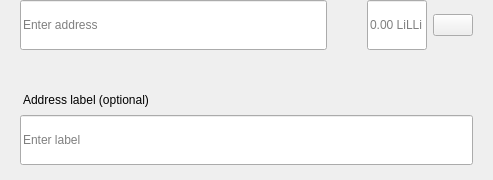
<?xml version="1.0" encoding="UTF-8"?>
<ui version="4.0">
 <class>SendMultiRow</class>
 <widget class="QWidget" name="SendMultiRow">
  <property name="geometry">
   <rect>
    <x>0</x>
    <y>0</y>
    <width>493</width>
    <height>180</height>
   </rect>
  </property>
  <property name="minimumSize">
   <size>
    <width>0</width>
    <height>0</height>
   </size>
  </property>
  <property name="maximumSize">
   <size>
    <width>16777215</width>
    <height>16777215</height>
   </size>
  </property>
  <property name="windowTitle">
   <string>Form</string>
  </property>
  <layout class="QVBoxLayout" name="verticalLayout_3">
   <property name="spacing">
    <number>0</number>
   </property>
   <property name="leftMargin">
    <number>0</number>
   </property>
   <property name="topMargin">
    <number>0</number>
   </property>
   <property name="rightMargin">
    <number>20</number>
   </property>
   <property name="bottomMargin">
    <number>5</number>
   </property>
   <item alignment="Qt::AlignTop">
    <widget class="QWidget" name="widget" native="true">
     <property name="sizePolicy">
      <sizepolicy hsizetype="Expanding" vsizetype="Maximum">
       <horstretch>0</horstretch>
       <verstretch>0</verstretch>
      </sizepolicy>
     </property>
     <property name="minimumSize">
      <size>
       <width>0</width>
       <height>60</height>
      </size>
     </property>
     <property name="maximumSize">
      <size>
       <width>16777215</width>
       <height>85</height>
      </size>
     </property>
     <layout class="QHBoxLayout" name="horizontalLayout" stretch="6,0,2">
      <property name="spacing">
       <number>0</number>
      </property>
      <property name="leftMargin">
       <number>8</number>
      </property>
      <property name="topMargin">
       <number>0</number>
      </property>
      <property name="rightMargin">
       <number>0</number>
      </property>
      <property name="bottomMargin">
       <number>0</number>
      </property>
      <item alignment="Qt::AlignTop">
       <widget class="QStackedWidget" name="stackedAddress">
        <property name="minimumSize">
         <size>
          <width>0</width>
          <height>50</height>
         </size>
        </property>
        <property name="maximumSize">
         <size>
          <width>16777215</width>
          <height>50</height>
         </size>
        </property>
        <widget class="QWidget" name="page_4">
         <property name="sizePolicy">
          <sizepolicy hsizetype="Expanding" vsizetype="Preferred">
           <horstretch>0</horstretch>
           <verstretch>0</verstretch>
          </sizepolicy>
         </property>
         <property name="minimumSize">
          <size>
           <width>0</width>
           <height>50</height>
          </size>
         </property>
         <property name="maximumSize">
          <size>
           <width>16777215</width>
           <height>55</height>
          </size>
         </property>
         <layout class="QVBoxLayout" name="verticalLayout_7">
          <property name="spacing">
           <number>0</number>
          </property>
          <property name="leftMargin">
           <number>12</number>
          </property>
          <property name="topMargin">
           <number>0</number>
          </property>
          <property name="rightMargin">
           <number>0</number>
          </property>
          <property name="bottomMargin">
           <number>0</number>
          </property>
          <item>
           <widget class="QLineEdit" name="lineEditAddress">
            <property name="minimumSize">
             <size>
              <width>0</width>
              <height>50</height>
             </size>
            </property>
            <property name="maximumSize">
             <size>
              <width>16777215</width>
              <height>50</height>
             </size>
            </property>
            <property name="placeholderText">
             <string>Enter address</string>
            </property>
           </widget>
          </item>
         </layout>
        </widget>
        <widget class="QWidget" name="page_3"/>
       </widget>
      </item>
      <item>
       <spacer name="horizontalSpacer_3">
        <property name="orientation">
         <enum>Qt::Horizontal</enum>
        </property>
        <property name="sizeType">
         <enum>QSizePolicy::Fixed</enum>
        </property>
        <property name="sizeHint" stdset="0">
         <size>
          <width>40</width>
          <height>20</height>
         </size>
        </property>
       </spacer>
      </item>
      <item>
       <layout class="QHBoxLayout" name="horizontalLayout_2">
        <property name="spacing">
         <number>6</number>
        </property>
        <item alignment="Qt::AlignTop">
         <widget class="QLineEdit" name="lineEditAmount">
          <property name="sizePolicy">
           <sizepolicy hsizetype="Expanding" vsizetype="Preferred">
            <horstretch>0</horstretch>
            <verstretch>0</verstretch>
           </sizepolicy>
          </property>
          <property name="minimumSize">
           <size>
            <width>0</width>
            <height>50</height>
           </size>
          </property>
          <property name="maximumSize">
           <size>
            <width>16777215</width>
            <height>50</height>
           </size>
          </property>
          <property name="maxLength">
           <number>17</number>
          </property>
          <property name="alignment">
           <set>Qt::AlignLeading|Qt::AlignLeft|Qt::AlignVCenter</set>
          </property>
          <property name="placeholderText">
           <string notr="true">0.00 LiLLi</string>
          </property>
         </widget>
        </item>
        <item>
         <layout class="QVBoxLayout" name="verticalLayout">
          <property name="topMargin">
           <number>14</number>
          </property>
          <property name="bottomMargin">
           <number>0</number>
          </property>
          <item alignment="Qt::AlignTop">
           <widget class="QPushButton" name="btnMenu">
            <property name="minimumSize">
             <size>
              <width>0</width>
              <height>0</height>
             </size>
            </property>
            <property name="maximumSize">
             <size>
              <width>16777215</width>
              <height>16777215</height>
             </size>
            </property>
            <property name="focusPolicy">
             <enum>Qt::NoFocus</enum>
            </property>
            <property name="text">
             <string/>
            </property>
           </widget>
          </item>
         </layout>
        </item>
       </layout>
      </item>
     </layout>
    </widget>
   </item>
   <item>
    <widget class="QWidget" name="layoutLabel" native="true">
     <property name="minimumSize">
      <size>
       <width>0</width>
       <height>0</height>
      </size>
     </property>
     <property name="maximumSize">
      <size>
       <width>16777215</width>
       <height>16777215</height>
      </size>
     </property>
     <layout class="QVBoxLayout" name="verticalLayout_9">
      <property name="spacing">
       <number>6</number>
      </property>
      <property name="leftMargin">
       <number>20</number>
      </property>
      <property name="topMargin">
       <number>0</number>
      </property>
      <property name="rightMargin">
       <number>0</number>
      </property>
      <property name="bottomMargin">
       <number>10</number>
      </property>
      <item>
       <spacer name="verticalSpacer">
        <property name="orientation">
         <enum>Qt::Vertical</enum>
        </property>
        <property name="sizeType">
         <enum>QSizePolicy::Fixed</enum>
        </property>
        <property name="sizeHint" stdset="0">
         <size>
          <width>20</width>
          <height>20</height>
         </size>
        </property>
       </spacer>
      </item>
      <item>
       <widget class="QLabel" name="labelSubtitleDescription">
        <property name="styleSheet">
         <string notr="true">margin-bottom:2px;
margin-left:0.05px;
padding:0px;</string>
        </property>
        <property name="text">
         <string>Address label (optional)</string>
        </property>
       </widget>
      </item>
      <item>
       <widget class="QLineEdit" name="lineEditDescription">
        <property name="minimumSize">
         <size>
          <width>0</width>
          <height>50</height>
         </size>
        </property>
        <property name="maximumSize">
         <size>
          <width>16777215</width>
          <height>50</height>
         </size>
        </property>
        <property name="placeholderText">
         <string>Enter label</string>
        </property>
       </widget>
      </item>
     </layout>
    </widget>
   </item>
  </layout>
 </widget>
 <resources/>
 <connections/>
</ui>
